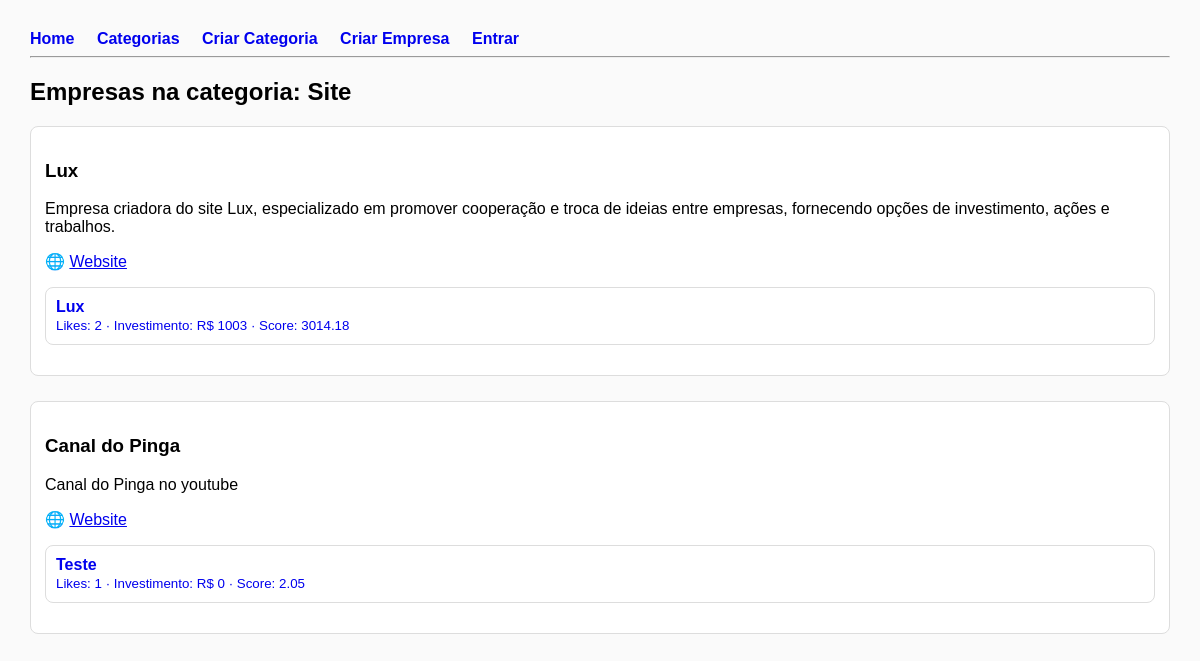
/categories/1/companies, run on an earlier commit of the app's database.
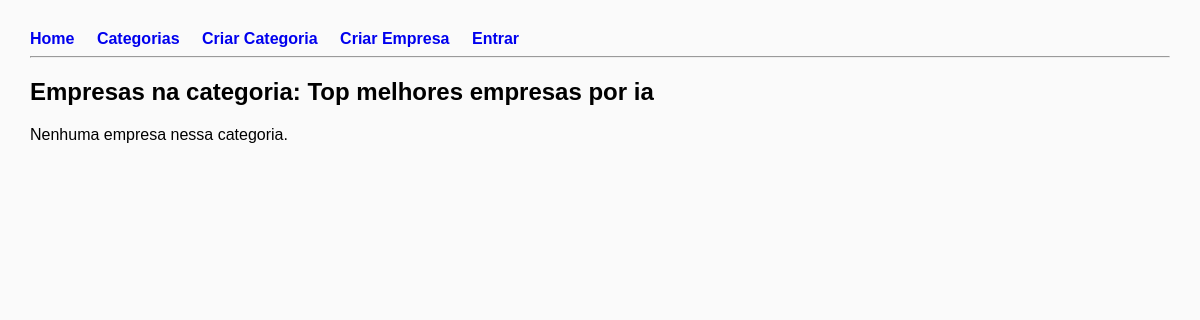
And on a later commit of the database.
### app.py (models this page shows)
class Category(db.Model):
    id = db.Column(db.Integer, primary_key=True)
    name = db.Column(db.String(120), unique=True, nullable=False)
    description = db.Column(db.String(300))
    created_at = db.Column(db.DateTime, default=datetime.utcnow)
    companies = db.relationship("Company", backref="category", lazy=True)
    posts = db.relationship(
        "Post",
        backref="category",
        cascade="all, delete-orphan",
        passive_deletes=True
    )

class Company(db.Model):
    id = db.Column(db.Integer, primary_key=True)
    name = db.Column(db.String(140), nullable=False, unique=True)
    bio = db.Column(db.Text)
    website = db.Column(db.String(250))
    password = db.Column(db.String(200), nullable=False)
    created_at = db.Column(db.DateTime, default=datetime.utcnow)
    category_id = db.Column(db.Integer, db.ForeignKey("category.id"), nullable=True)
    comments = db.relationship("Comment", backref="author", lazy=True)
    investments_made = db.relationship("InvestmentHistory", backref="investor", lazy=True, foreign_keys='InvestmentHistory.company_id')
    messages_sent = db.relationship("Message", backref="sender", lazy=True, foreign_keys='Message.sender_id')
    messages_received = db.relationship("Message", backref="receiver", lazy=True, foreign_keys='Message.receiver_id')

class Post(db.Model):
    id = db.Column(db.Integer, primary_key=True)
    title = db.Column(db.String(200), nullable=False)
    content = db.Column(db.Text)
    created_at = db.Column(db.DateTime, default=datetime.utcnow)
    likes = db.Column(db.Integer, default=0)
    investment = db.Column(db.Integer, default=0)
    score = db.Column(db.Float, default=0)
    company_id = db.Column(db.Integer, db.ForeignKey("company.id"), nullable=False)
    category_id = db.Column(
        db.Integer,
        db.ForeignKey("category.id", ondelete="CASCADE"),
        nullable=False
    )
    comments = db.relationship(
        "Comment",
        backref="post",
        lazy=True,
        cascade="all, delete-orphan"
    )
    investment_history = db.relationship(
        "InvestmentHistory",
        backref="post",
        lazy=True,
        cascade="all, delete-orphan"
    )
    company = db.relationship("Company", backref="posts")

### app.py (the view)
@app.route("/categories/<int:category_id>/companies")
def category_companies(category_id):
    category = Category.query.get_or_404(category_id)
    posts = db.session.query(Post).join(Company).filter(Post.category_id == category_id).all()
    companies_map = {}
    for p in posts:
        if p.score is None or p.score == 0:
            calculate_post_score(p)
        comp = p.company
        if not comp:
            continue
        if comp.id not in companies_map:
            companies_map[comp.id] = {
                "company": comp,
                "posts": []
            }
        companies_map[comp.id]["posts"].append(p)
    companies = list(companies_map.values())
    return render_template(
        "companies.html",
        category=category,  # <- adiciona isso
        companies=companies
    )

### templates/companies.html
{% extends "base.html" %}
{% block content %}
<h2>Empresas na categoria: {{ category.name }}</h2>
{% for company in companies %}
  <div class="card" style="margin-bottom: 25px;">
    <h3>{{ company.company.name }}</h3>
    <p>{{ company.company.bio }}</p>
    {% if company.company.website %}
      <p>🌐 <a href="{{ company.company.website }}" target="_blank">Website</a></p>
    {% endif %}
    {% if company.posts %}
      <ul style="list-style: none; padding-left: 0;">
        {% for post in company.posts %}
          <li style="margin-bottom: 12px;">
            <a href="{{ url_for('post_view', post_id=post.id) }}" style="text-decoration:none;">
              <div style="background: #fff; border: 1px solid #ddd; padding: 10px; border-radius: 8px;">
                <strong>{{ post.title }}</strong><br>
                <small>Likes: {{ post.likes }} · Investimento: R$ {{ post.investment }} · Score: {{ post.score|round(2) }}</small>
              </div>
            </a>
          </li>
        {% endfor %}
      </ul>
    {% else %}
      <p>Sem posts nessa categoria ainda.</p>
    {% endif %}
  </div>
{% else %}
  <p>Nenhuma empresa nessa categoria.</p>
{% endfor %}
{% endblock %}

What changed in the data, as far as the page shows it:
no longer on this page (row unchanged): Company: company.name "Lux", company.bio "Empresa criadora do site Lux, especializado em promover cooperação e troca de ideias entre empresas, fornecendo opções de investimento, ações e trabalhos.", website "Lux.com.br" (drawn)
removed Post: title "Lux", likes "2", investment "1003", score "3014.18"
no longer on this page (row unchanged): Company: company.name "Canal do Pinga", company.bio "Canal do Pinga no youtube", website "Pinga.com.br" (drawn)
removed Post: title "Teste", likes "1", investment "0", score "2.05", shown under "Canal do Pinga"
changed Category: name "Site" → "Top melhores empresas por ia"
Also different on the page:
text now shown: "Nenhuma empresa nessa categoria."
list line gone: "Website"
